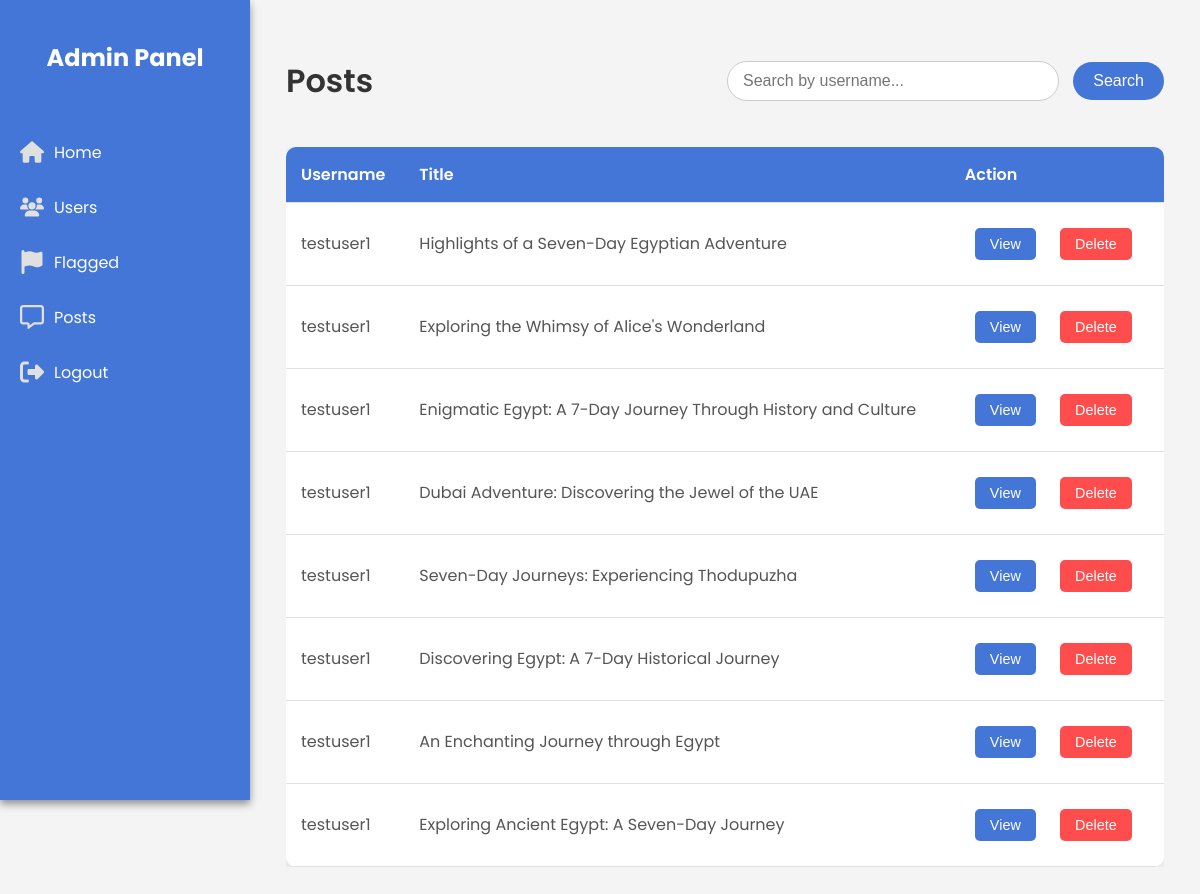
The app's page /posts_admin with its own data.
### app/models.py (models this page shows)
class User(db.Model, UserMixin):
    id = db.Column(db.Integer, primary_key=True)
    username = db.Column(db.String(80), unique=True, nullable=False)
    password = db.Column(db.String(80), nullable=False)
    email = db.Column(db.String(120), unique=True, nullable=False)
    phone_number = db.Column(db.Integer, unique=True, nullable=False)

class Post(db.Model):
    id = db.Column(db.Integer, primary_key=True)
    title = db.Column(db.String(255), nullable=False)
    location = db.Column(db.String(255), nullable=False)
    highlight = db.Column(db.String(255), nullable=True)
    top_attractions = db.Column(db.String(255), nullable=False)
    Category = db.Column(db.String(255), nullable=False)
    duration = db.Column(db.String(255), nullable=False)
    tips = db.Column(db.String(255), nullable=False)
    user_id = db.Column(db.Integer, db.ForeignKey('user.id'), nullable=False)
    trash=db.Column(db.Boolean, nullable=False, default=False)

### app/admin_routes.py (the view)
@app.route('/posts_admin')
def posts_admin():
    posts = db.session.query(User, Post).join(Post, User.id == Post.user_id).all()
    return render_template('adminPages/posts.html', posts=posts)

### app/templates/adminPages/posts.html
{% extends 'adminPages/adminhome.html' %}
{% block head %}
    <link rel="stylesheet" href="{{ url_for('static', filename='css/admin.css') }}">
    <link rel="stylesheet" href="{{ url_for('static', filename='css/posts_admin.css') }}">
{% endblock %}
{% block body %}
    <div class="users-page">
     <div class="page-header">
    <h1 class="page-title">Posts</h1>
    <div class="search-container">
        <form action="/posts_search" method="get">
            <label>
                <input class="form-control" type="text" placeholder="Search by username..." name="username">
                <input type="submit" value="Search">
            </label>
        </form>
    </div>
</div>
        <div class="users-table-container">
            <table class="users-table">
                <thead>
                    <tr>
                        <th>Username</th>
                        <th>Title</th>
                        <th>Action</th>
                    </tr>
                </thead>
                <tbody>
                {% if posts %}
                    {% for user,post in posts %}
                    <tr>
                        <td>{{ user.username }}</td>
                        <td>{{ post.title }}</td>
                        <td>
                            <button class="action-btn">View</button>
                            <button class="action-btn delete-btn">Delete</button>
                        </td>
                    </tr>
                    {% endfor %}
                {% else %}
                     <tr>
                        <td>No results found</td>
                    </tr>
                {% endif %}
                </tbody>
            </table>
        </div>
    </div>
{% endblock %}

### app/templates/adminPages/adminhome.html (shortened to what this page needs)
<!DOCTYPE html>
<html lang="en">
<head>
    <link rel="stylesheet" href="static/css/admin.css">
    {% block head %}{% endblock %}
</head>
<body>
    <div class="sidebar">
        <h2 class="sidebar-title">Admin Panel</h2>
        <nav class="nav">
            <a href="{{ url_for('admin')}}" class="nav-item">
                Home
            </a>
            <a href="{{ url_for('users') }}" class="nav-item">
                Users
            </a>
            <a href="{{ url_for('flags') }}" class="nav-item">
                Flagged
            </a>
            <a href="{{ url_for('posts_admin') }}" class="nav-item">
                Posts
            </a>
            <a href="#" class="nav-item">
                Logout
            </a>
        </nav>
    </div>
    <main>
        {% block body %}{% endblock %}
    </main>
</body>
</html>

### app/static/css/admin.css (style rules this page uses)
body { font-family: 'Poppins', sans-serif; margin: 0; padding: 0; background-color: #f4f4f4; }
main { margin-left: 250px; padding: 1rem; transition: margin-left 0.3s; }
.sidebar { width: 250px; height: 100vh; background-color: #4376d6; color: #ffffff; position: fixed; left: 0; top: 0; box-shadow: 0 4px 8px rgba(0, 0, 0, 0.42); transition: width 0.3s; }
.sidebar-title { padding: 20px; font-size: 24px; text-align: center; }
.nav { padding: 10px 0; }
.nav-item { display: flex; align-items: center; padding: 15px 20px; color: #ffffff; text-decoration: none; border-radius: 10px; transition: background-color 0.3s; }
.icon { width: 24px; height: 24px; margin-right: 10px; }
.icon { color: #e0e0e0; }

### app/static/css/posts_admin.css (style rules this page uses)
.users-page { padding: 20px; }
.page-header { display: flex; justify-content: space-between; align-items: center; margin-bottom: 20px; }
.page-title { font-size: 2rem; color: #333; font-weight: 600; }
.users-table-container { overflow-x: auto; }
.users-table { width: 100%; border-collapse: collapse; background-color: #ffffff; box-shadow: 0 2px 8px rgba(0, 0, 0, 0.1); border-radius: 10px; overflow: hidden; }
.users-table th, .users-table td { padding: 15px; text-align: left; border-bottom: 1px solid #e0e0e0; }
.users-table th { background-color: #4376d6; color: #ffffff; font-weight: 600; }
.users-table td { color: #555; }
.action-btn { padding: 8px 15px; border: none; border-radius: 5px; cursor: pointer; font-size: 0.9rem; color: #ffffff; background-color: #4376d6; transition: background-color 0.3s; margin: 10px; }
.delete-btn { background-color: #ff4d4d; }
.search-container { display: flex; align-items: center; }
.search-container input[type="text"] { width: 300px; padding: 10px 15px; font-size: 1rem; border: 1px solid #ccc; border-radius: 20px; outline: none; transition: border-color 0.3s; }
.search-container input[type="submit"] { padding: 10px 20px; font-size: 1rem; color: #ffffff; background-color: #4376d6; border: none; border-radius: 20px; margin-left: 10px; cursor: pointer; transition: background-color 0.3s; }

### records on screen
User: username "testuser1", title "Highlights of a Seven-Day Egyptian Adventure", title "Exploring the Whimsy of Alice's Wonderland", title "Enigmatic Egypt: A 7-Day Journey Through History and Culture", title "Dubai Adventure: Discovering the Jewel of the UAE", title "Seven-Day Journeys: Experiencing Thodupuzha", title "Discovering Egypt: A 7-Day Historical Journey", title "An Enchanting Journey through Egypt", title "Exploring Ancient Egypt: A Seven-Day Journey"
